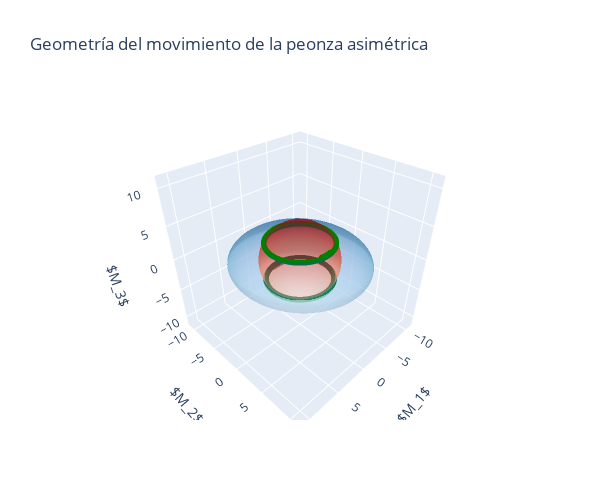

This figure's notebook cell:
### Markdown cell above
## La peonza asimétrica según Landau
### Asi lo hace el landau pero en nuestro caso, $I_2 > I_1 > I_3$
Para una peonza asimétrica, donde los momentos de inercia satisfacen $I_3 > I_2 > I_1$, existen dos integrales de movimiento fundamentales derivadas de las ecuaciones de Euler:

1. Conservación de la energía:
   $$\frac{M_1^2}{I_1} + \frac{M_2^2}{I_2} + \frac{M_3^2}{I_3} = 2E$$

2. Conservación del momento angular:
   $$M_1^2 + M_2^2 + M_3^2 = M^2$$

Geométricamente, estas ecuaciones representan:
- La primera, un elipsoide de semiejes $\sqrt{2EI_1}$, $\sqrt{2EI_2}$, $\sqrt{2EI_3}$
- La segunda, una esfera de radio $M$

El vector momento angular $\mathbf{M}$ se mueve a lo largo de la intersección de estas dos superficies. Esta intersección existe cuando se cumple:
$$2EI_1 < M^2 < 2EI_3$$

Esta condición garantiza que el radio de la esfera está entre el semieje menor y el mayor del elipsoide.

### Code cell
import plotly.graph_objects as go
import numpy as np


omega = np.array([1.0e-7, 0, 1.0e-5])  # Velocidades angulares en rad/s
I1 = 1.8e+06   # Momento de inercia en x (el menor)
I2 = 2e+06   # Momento de inercia en y (intermedio)
I3 = 2.3e+05   # Momento de inercia en z (el mayor)  # Energía (ajustar según sea necesario)
M1 = I1*omega[0]   # Momento angular en x
M2 = I2*omega[1]   # Momento angular en y
M3 = I3*omega[2]   # Momento angular en z
M = M1**2 + M2**2 + M3**2  # Masa total del trompo asimétrico
E = (M1**2 / I1) + (M2**2 / I2) + (M3**2 / I3)

# Verificar condición de existencia de la intersección
condition = f"Condición de intersección: 2*E*I2 > M^2 > 2*E*I3"
result = f"{2*E*I2:.2g} > {M**2:.2g} > {2*E*I3:.2g}"
valid = (2*E*I2 > M**2 > 2*E*I3)
print(condition)
print(result)

# Calcular semiejes del elipsoide
a = np.sqrt(2*E*I1)  # Semieje en x
b = np.sqrt(2*E*I2)  # Semieje en y
c = np.sqrt(2*E*I3)  # Semieje en z
r = M  # Radio de la esfera

# Generar puntos para el elipsoide
u = np.linspace(0, 2 * np.pi, 100)
v = np.linspace(0, np.pi, 100)
x = a * np.outer(np.cos(u), np.sin(v))
y = b * np.outer(np.sin(u), np.sin(v))
z = c * np.outer(np.ones_like(u), np.cos(v))

# Generar puntos para la esfera
x_sphere = r * np.outer(np.cos(u), np.sin(v))
y_sphere = r * np.outer(np.sin(u), np.sin(v))
z_sphere = r * np.outer(np.ones_like(u), np.cos(v))

# Generar puntos para la intersección
def intersection_curve(u, num_points=200):
    # Parametrización de la curva de intersección
    points = []
    for theta in np.linspace(0, 2*np.pi, num_points):
        # Resolver para encontrar r en coordenadas esféricas
        phi_values = np.linspace(0, np.pi, 100)
        for phi in phi_values:
            x = r * np.sin(phi) * np.cos(theta)
            y = r * np.sin(phi) * np.sin(theta)
            z = r * np.cos(phi)
            
            # Verificar si el punto está aproximadamente en el elipsoide
            ellipsoid_eq = (x/a)**2 + (y/b)**2 + (z/c)**2
            if abs(ellipsoid_eq - 1.0) < 0.035:
                points.append([x, y, z])
    
    return np.array(points)

# Calcular puntos de intersección
intersection_points = intersection_curve(u)

# Crear figura con Plotly
fig = go.Figure()

# Añadir el elipsoide
fig.add_trace(go.Surface(
    x=x, y=y, z=z,
    colorscale='Blues',
    opacity=0.5,
    showscale=False,
    name='Elipsoide: $\\frac{M_1^2}{I_1}+\\frac{M_2^2}{I_2}+\\frac{M_3^2}{I_3}=2E$'
))

# Añadir la esfera
fig.add_trace(go.Surface(
    x=x_sphere, y=y_sphere, z=z_sphere,
    colorscale='Reds',
    opacity=0.5,
    showscale=False,
    name='Esfera: $M_1^2+M_2^2+M_3^2=M^2$'
))

# Añadir la intersección si hay puntos
if len(intersection_points) > 0:
    fig.add_trace(go.Scatter3d(
        x=intersection_points[:, 0],
        y=intersection_points[:, 1],
        z=intersection_points[:, 2],
        mode='markers',
        marker=dict(
            size=2,
            color='green',
        ),
        name='Intersección (trayectoria de M)'
    ))

# Configurar el layout
max_range = max(a, b, c, r) * 1.2
fig.update_layout(
    title='Geometría del movimiento de la peonza asimétrica',
    scene=dict(
        xaxis_title='$M_1$',
        yaxis_title='$M_2$',
        zaxis_title='$M_3$',
        aspectmode='cube',
        xaxis=dict(range=[-max_range, max_range]),
        yaxis=dict(range=[-max_range, max_range]),
        zaxis=dict(range=[-max_range, max_range])
    ),
    width=600,
    height=500,
    legend=dict(
        x=0.7,
        y=0.1,
    )
)

fig.show()

### Figure 1 — Plotly figure (JSON) as saved in the notebook; plotly's stock layout.template omitted (floating-point values rounded to 4 significant figures; data arrays with more than 128 entries replaced by an {"elided": "..."} marker saying what was removed)
{"data": [{"colorscale": [[0, "rgb(247,251,255)"], [0.125, "rgb(222,235,247)"], [0.25, "rgb(198,219,239)"], [0.375, "rgb(158,202,225)"], [0.5, "rgb(107,174,214)"], [0.625, "rgb(66,146,198)"], [0.75, "rgb(33,113,181)"], [0.875, "rgb(8,81,156)"], [1, "rgb(8,48,107)"]], "name": "Elipsoide: $\\frac{M_1^2}{I_1}+\\frac{M_2^2}{I_2}+\\frac{M_3^2}{I_3}=2E$", "opacity": 0.5, "showscale": false, "type": "surface", "x": {"elided": "100x100 float values"}, "y": {"elided": "100x100 float values"}, "z": {"elided": "100x100 float values"}}, {"colorscale": [[0, "rgb(255,245,240)"], [0.125, "rgb(254,224,210)"], [0.25, "rgb(252,187,161)"], [0.375, "rgb(252,146,114)"], [0.5, "rgb(251,106,74)"], [0.625, "rgb(239,59,44)"], [0.75, "rgb(203,24,29)"], [0.875, "rgb(165,15,21)"], [1, "rgb(103,0,13)"]], "name": "Esfera: $M_1^2+M_2^2+M_3^2=M^2$", "opacity": 0.5, "showscale": false, "type": "surface", "x": {"elided": "100x100 float values"}, "y": {"elided": "100x100 float values"}, "z": {"elided": "100x100 float values"}}, {"marker": {"color": "green", "size": 2}, "mode": "markers", "name": "Intersección (trayectoria de M)", "type": "scatter3d", "x": {"elided": "448 float values"}, "y": {"elided": "448 float values"}, "z": {"elided": "448 float values"}}], "layout": {"height": 500, "legend": {"x": 0.7, "y": 0.1}, "scene": {"aspectmode": "cube", "xaxis": {"range": [-11.51, 11.51], "title": {"text": "$M_1$"}}, "yaxis": {"range": [-11.51, 11.51], "title": {"text": "$M_2$"}}, "zaxis": {"range": [-11.51, 11.51], "title": {"text": "$M_3$"}}}, "title": {"text": "Geometría del movimiento de la peonza asimétrica"}, "width": 600}}
